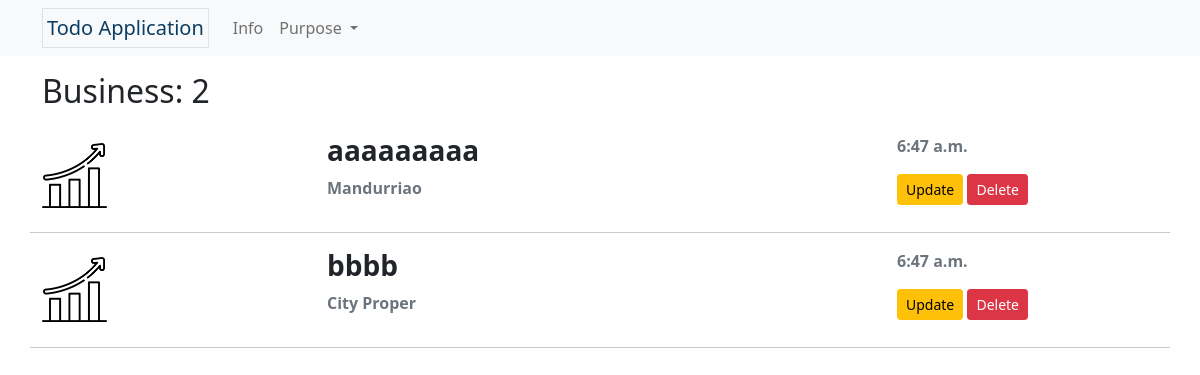
/business_info, run on an earlier commit of the app's database.
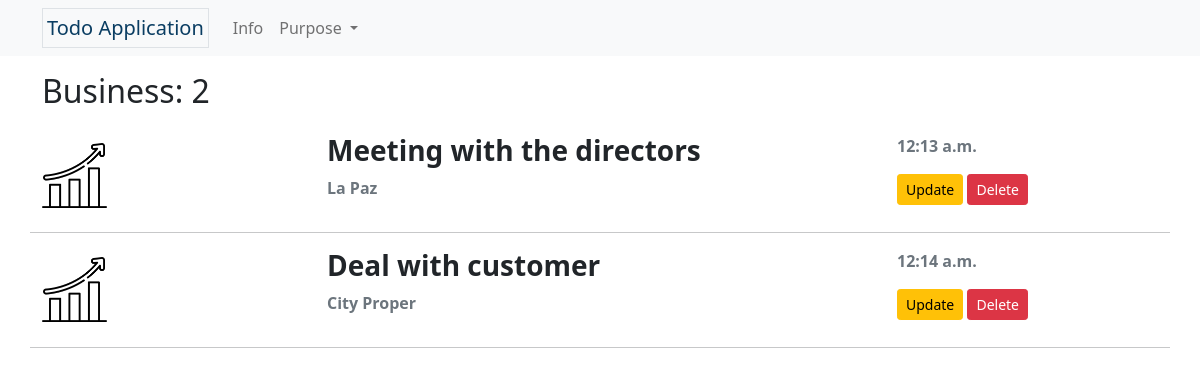
And on a later commit of the database.
### lists/models.py (models this page shows, shortened)
class Tasks(models.Model):
     PURPOSE = (
          ('Personal','Personal'),
          ('Fitness','Fitness'),
          ('School', 'School'),
          ('Business','Business'),
          ('Office','Office'),
     )
     PLACE = (
          ('City Proper', 'City Proper'),
          ('Jaro', 'Jaro'),
          ('La Paz', 'La Paz'),
          ('Lapuz', 'Lapuz'),
          ('Mandurriao', 'Mandurriao'),
          ('Molo', 'Molo'),
          ('Villa Arevalo', 'Villa Arevalo'),
          ('Lapuz', 'Lapuz'),
     )
     purpose = models.CharField(max_length=8, choices=PURPOSE, default='Personal')
     title = models.CharField(max_length=50, unique=True)
     completed = models.BooleanField(default=False)
     slug = models.SlugField(max_length=50, unique=True, blank=True)
     place = models.CharField(max_length=16, choices=PLACE, default='City Proper')
     note = models.TextField(max_length=100, blank=True)
     date_created = models.DateTimeField(default=datetime.now, blank=True)

### lists/views.py (the view)
# urls.py: path('business_info', views.business, name='business-info'),
def business(request):
    business_items = Tasks.objects.filter(purpose='Business').all()
    business_count = Tasks.objects.filter(purpose='Business').count()
    completed_count = Tasks.objects.filter(purpose='Business').filter(completed=True).count()
    completed = Tasks.objects.filter(purpose='Business').filter(completed=True).all().order_by('id')
    context = {'business_items': business_items, 'business_count': business_count, 'completed_count': completed_count, 'completed': completed}
    return render(request, 'lists/business.html', context)

### lists/templates/lists/business.html (shortened to what this page needs)
{% extends 'partials/base.html' %}
{% load static %}
{% load tz %}
{% block content %}
<div class="container">
    <h2 class="mb-4">Business: {{ business_count }}</h2>
    {% for task in business_items %}
        {% if task.completed == False %}
            {% include 'partials/row_item.html' %}
        {% endif %}
    {% endfor %}
</div>
{% endblock content %}

### lists/templates/partials/row_item.html (shortened to what this page needs)
{% load static %}
{% load tz %}
<div class="row">
    <div class="col-3 d-flex align-items-center">
        {% if task.purpose == 'School' %}
            <img src="{% static 'lists/img/school.png' %}" alt="School icon" class="w-25">
        {% elif task.purpose == 'Fitness' %}
            <img src="{% static 'lists/img/fitness.png' %}" alt="Fitness icon" class="w-25">
        {% elif task.purpose == 'Business' %}
            <img src="{% static 'lists/img/stats.png' %}" alt="Business icon" class="w-25">
        {% elif task.purpose == 'Office' %}
            <img src="{% static 'lists/img/work.png' %}" alt="Office icon" class="w-25">
        {% else %}
            <img src="{% static 'lists/img/user.png' %}" alt="Personal icon" class="w-25">
        {% endif %}
    </div>
    <div class="col-6 my-auto">
        <h3 class="fw-bold">{{ task.title|truncatechars:30 }}</h3>
        <p class="text-muted fw-bold">{{ task.place }}</p>
    </div>
    <div class="col-3">
            <p class="text-muted fw-bold">{{ task.date_created|date:'g:i a' }}</p>
            <a href="{% url 'update-task' task.slug %}?next={{ request.path|urlencode }}" class="btn btn-warning btn-sm">Update</a>
            <a href="{% url 'delete-task' task.slug %}?next={{ request.path|urlencode }}" class="btn btn-danger btn-sm">Delete</a>
    </div>
    <hr class="mt-3">
</div>

What changed in the data, as far as the page shows it:
removed Tasks: completed False (drawn), title "aaaaaaaaa", place "Mandurriao", date_created "6:47 a.m."
removed Tasks: completed False (drawn), title "bbbb", place "City Proper", date_created "6:47 a.m."
added Tasks: completed False (drawn), title "Meeting with the directors", place "La Paz", date_created "12:13 a.m."
added Tasks: completed False (drawn), title "Deal with customer", place "City Proper", date_created "12:14 a.m."
